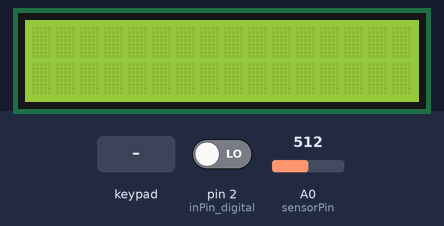
A sketch run on a simulated Arduino Uno, built with avr-gcc and run on an emulated ATmega328P. Shown: 16×2 character LCD. The test bench sets the inputs (shaded band); at power-on: pin 2 (inPin_digital) LOW, A0 (sensorPin) = 512. WiFi joins after 1.5 s; servers stay silent unless stated; what the sketch prints to the serial monitor is not drawn.

Above: at 2.7 s.
2.8 s: key 'A' pressed
At 3.5 s:
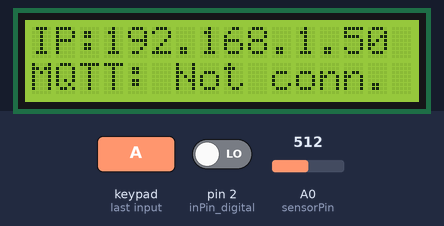
4.3 s: key 'B' pressed
At 5.3 s:
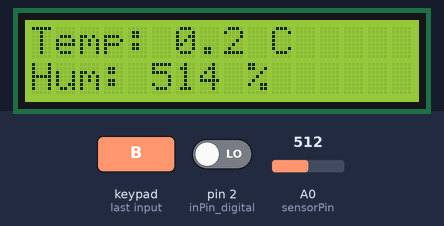
5.8 s: key 'C' pressed
At 7.0 s:
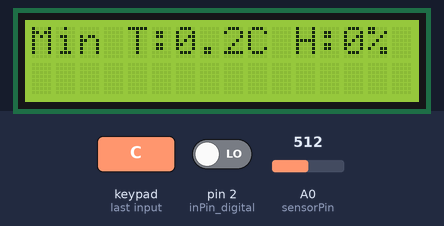
7.3 s: key 'D' pressed
At 8.0 s:
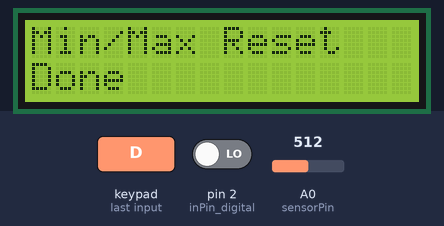
8.8 s: key 'C' pressed
At 10.0 s:
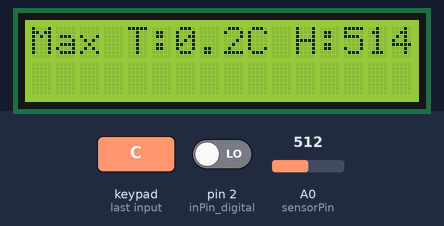
Timing chart, 0 to 11.3 s (numbered marks = the images above; inputs shaded):
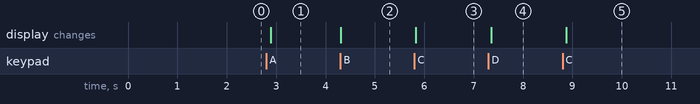

Measured:
- after the input at 2.8 s, the display: changes after 0.09 s (image 1)
- after the input at 4.3 s, the display: changes at once (image 2)
- after the input at 5.8 s, the display: changes at once (image 3)
- after the input at 7.3 s, the display: changes after 0.05 s (image 4)
- after the input at 8.8 s, the display: changes after 0.07 s (image 5)

The sketch:

weather_station_signal_processing_with_keypad_funtions.ino
```cpp
#include <TimerOne.h>
#include <LiquidCrystal.h>
#include <Ethernet.h>
#include <PubSubClient.h>
#include <Keypad.h>

// LCD
LiquidCrystal lcd(8, 7, 6, 5, 4, 3);

// Ethernet & MQTT
byte server[] = { 10, 6, 0, 23 };
unsigned int Port = 1883;
EthernetClient ethClient;
PubSubClient client(server, Port, ethClient);
static uint8_t mymac[6] = { 0x44, 0x76, 0x58, 0x10, 0x00, 0x62 };
char* clientId = "a731fsd4";
#define outTopic "ICT4_out_2020"

// Analog (temperature)
int sensorPin = A0;
float voltage, temperature, tempTemperature = 0;
int analogAvarageCounter = 0, avarageTemperature = 0;
unsigned long currentTime = 0, previousTime = 0, ct = 0, ctp = 0;

// Digital (humidity)
int inPin_digital = 2;
volatile int hum = 0, tempHum = 0, avarageHum = 0;
volatile int signalCount = 0;
volatile int digiAvarageCounter = 0;

// Keypad setup
const byte ROWS = 4;
const byte COLS = 1;
char keys[ROWS][COLS] = {
  {'A'},
  {'B'},
  {'C'},
  {'D'}
};
byte rowPins[ROWS] = {A1, A2, A3, A4};
byte colPins[COLS] = {A5};
Keypad keypad = Keypad(makeKeymap(keys), rowPins, colPins, ROWS, COLS);

// JSON buffers
char mittausKosteusJSON[100];
char mittausLampotilaJSON[100];
int c = 0;

// Min/Max tracking
float minTemp = 999, maxTemp = -999;
int minHum = 999, maxHum = -999;
bool showMin = true;

void setup() {
  Serial.begin(9600);
  lcd.begin(16, 2);
  fetch_IP();

  pinMode(inPin_digital, INPUT);
  Timer1.initialize(1000000);
  Timer1.attachInterrupt(myTimerRoutine);
  attachInterrupt(digitalPinToInterrupt(2), pin_ISR, RISING);
}

void loop() {
  // Read analog signal
  voltage = analogRead(sensorPin) * (5.0 / 1023.0);
  voltage = voltage / 3.0;
  temperature = 30.43 * voltage - 25.215;

  // Track min/max
  if (temperature < minTemp) minTemp = temperature;
  if (temperature > maxTemp) maxTemp = temperature;
  if (hum < minHum) minHum = hum;
  if (hum > maxHum) maxHum = hum;

  currentTime = millis();
  if (currentTime - previousTime >= 1000) {
    tempTemperature += temperature;
    analogAvarageCounter++;
    if (analogAvarageCounter == 10) {
      avarageTemperature = tempTemperature / 10;
      analogAvarageCounter = 0;
      tempTemperature = 0;
    }
    previousTime = currentTime;
  }

  // Prepare data to send
  sprintf(mittausKosteusJSON, "IOTJS={\"S_name\":\"Tiim_Kosteus\",\"S_value\":%d}", avarageHum);
  sprintf(mittausLampotilaJSON, "IOTJS={\"S_name\":\"Tiim_Lampotila\",\"S_value\":%d}", avarageTemperature);

  // MQTT sending
  ct = millis();
  if (ct - ctp >= 1000) {
    c++;
    if (c == 11) {
      send_MQTT_message();
      c = 0;
    }
    ctp = ct;
  }

  // Keypad interaction
  char key = keypad.getKey();
  if (key) {
    lcd.clear();
    switch (key) {
      case 'A': // Show IP and MQTT status
        lcd.setCursor(0, 0);
        lcd.print("IP:");
        lcd.print(Ethernet.localIP());
        lcd.setCursor(0, 1);
        if (client.connected()) {
          lcd.print("MQTT: Connected");
        } else {
          lcd.print("MQTT: Not conn.");
        }
        break;

      case 'B': // Show current values
        lcd.setCursor(0, 0);
        lcd.print("Temp: ");
        lcd.print(temperature, 1);
        lcd.print(" C");
        lcd.setCursor(0, 1);
        lcd.print("Hum: ");
        lcd.print(hum);
        lcd.print(" %");
        break;

      case 'C': // Show min/max stats
        lcd.setCursor(0, 0);
        if (showMin) {
          lcd.print("Min T:");
          lcd.print(minTemp, 1);
          lcd.print("C H:");
          lcd.print(minHum);
          lcd.print("%");
        } else {
          lcd.print("Max T:");
          lcd.print(maxTemp, 1);
          lcd.print("C H:");
          lcd.print(maxHum);
          lcd.print("%");
        }
        showMin = !showMin;
        break;

      case 'D':
        minTemp = 999; maxTemp = -999;
        minHum = 999; maxHum = -999;
        lcd.setCursor(0, 0);
        lcd.print("Min/Max Reset");
        lcd.setCursor(0, 1);
        lcd.print("Done");
        break;
    }
  }

  delay(100);
}

void pin_ISR(void) {
  signalCount++;
}

void myTimerRoutine() {
  hum = map(signalCount, 6900, 7900, 100, 40);
  tempHum += hum;
  digiAvarageCounter++;
  if (digiAvarageCounter == 10) {
    avarageHum = tempHum / 10;
    digiAvarageCounter = 0;
    tempHum = 0;
  }
  signalCount = 0;
}

void fetch_IP() {
  bool connectionSuccess = Ethernet.begin(mymac);
  if (!connectionSuccess) {
    Serial.println("Failed to access Ethernet controller");
  } else {
    Serial.print("Connected with IP: ");
    Serial.println(Ethernet.localIP());
  }
}

void send_MQTT_message() {
  if (!client.connected()) {
    connect_MQTT_server();
  }
  if (client.connected()) {
    client.publish(outTopic, mittausKosteusJSON);
    client.publish(outTopic, mittausLampotilaJSON);
    Serial.println("Message sent to MQTT server.");
  } else {
    Serial.println("Failed to send message: not connected to MQTT server.");
  }
}

void connect_MQTT_server() {
  Serial.println("Connecting to MQTT");
  if (client.connect(clientId)) {
    Serial.println("Connection OK");
  } else {
    Serial.println("Connection failed.");
  }
}
```
